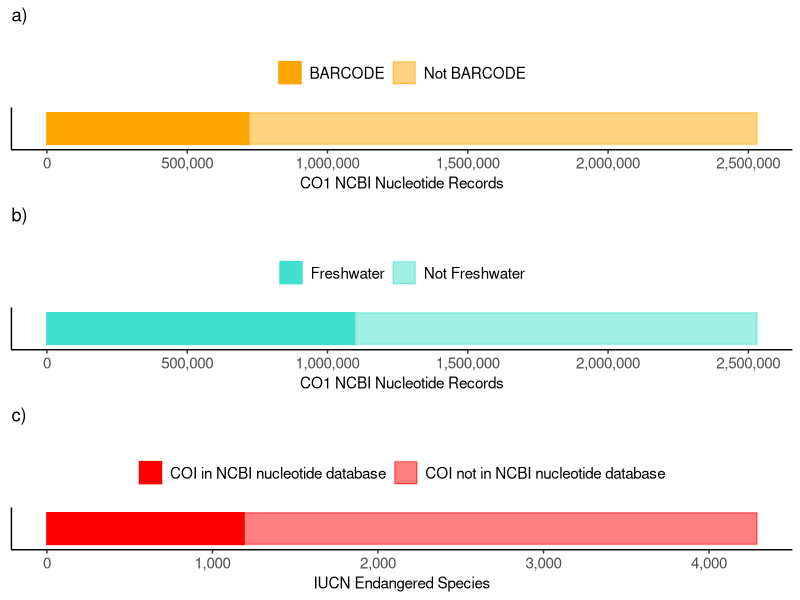

Recreate this plot in R.
library(ggplot2)
library(reshape2)
library(scales)
library(gridExtra)

#June 26, 2018 by Teresita M. Porter

# read in csv file
df <- read.csv("F3.csv", header=TRUE)

# keep just the rows for the first plot
df2 <- df[1,1:3]

# melt so ggplot can be used
df2.long <- melt(df2, id.vars="Facet")

# edit panel labels here
df2.long$variable <- factor(df2.long$variable,
                        levels=c("NonFacetNumRecords","FacetNumRecords"),
                        labels=c("Not BARCODE", "BARCODE"))

# keep just the rows for the second plot
df3 <- df[2,1:3]

# melt so ggplot can be used
df3.long <- melt(df3, id.vars="Facet")

# edit panel labels here
df3.long$variable <- factor(df3.long$variable,
                            levels=c("NonFacetNumRecords","FacetNumRecords"),
                            labels=c("Not Freshwater","Freshwater"))

# keep just the rows for the third plot
df4 <- df[3,1:3]

#melt so ggplot can be used
df4.long <- melt(df4, id.vars="Facet")

# edit panel labels here
df4.long$variable <- factor(df4.long$variable,
                             levels=c("NonFacetNumRecords","FacetNumRecords"),
                             labels=c("COI not in NCBI nucleotide database","COI in NCBI nucleotide database"))
df4.long$Facet <- factor(df4.long$Facet,
                             levels=c("ENspecies"),
                             labels=c("Endangered"))

lightorange <- adjustcolor("orange", alpha.f=0.5)

F3a <- ggplot(data=df2.long, aes(Facet, fill=variable, color=variable)) +
  geom_bar(aes(weight=value)) +
  coord_flip() +
  ggtitle("a)\n") +
  theme_bw() +
  theme(panel.border = element_blank(),
        panel.background = element_blank(),
        panel.grid.major = element_blank(), 
        panel.grid.minor = element_blank(),
        axis.line = element_line(colour = "black"),
        axis.title = element_text(size=11),
        axis.text = element_text(size=11),
        axis.ticks.y = element_blank(),
        axis.text.y = element_blank(),
		    axis.title.y = element_blank(),
        legend.position = "top",
        legend.title = element_blank(),
        legend.text = element_text(size=11)) +
  guides(col = guide_legend(reverse=TRUE),
         fill = guide_legend(reverse=TRUE)) +
  scale_y_continuous(label=comma) +
  scale_fill_manual(values=c(lightorange,"orange")) +
  scale_color_manual(values=c(lightorange,"orange")) +
  ylab("CO1 NCBI Nucleotide Records")

lightturquoise <- adjustcolor("turquoise", alpha.f=0.5)

F3b <- ggplot(data=df3.long, aes(Facet, fill=variable, color=variable)) +
  geom_bar(aes(weight=value)) +
  coord_flip() +
  ggtitle("b)\n") +
  theme_bw() +
  theme(panel.border = element_blank(),
        panel.background = element_blank(),
        panel.grid.major = element_blank(), 
        panel.grid.minor = element_blank(),
        axis.line = element_line(colour = "black"),
        axis.title = element_text(size=11),
        axis.text = element_text(size=11),
        axis.ticks.y = element_blank(),
        axis.text.y = element_blank(),
		    axis.title.y = element_blank(),
        legend.position = "top",
        legend.title = element_blank(),
        legend.text = element_text(size=11)) +
  guides(col = guide_legend(reverse=TRUE),
         fill = guide_legend(reverse=TRUE)) +
  scale_y_continuous(label=comma) +
  scale_fill_manual(values=c(lightturquoise,"turquoise")) +
  scale_color_manual(values=c(lightturquoise,"turquoise")) +
  ylab("CO1 NCBI Nucleotide Records")

lightred <- adjustcolor("red", alpha.f=0.5)

F3c <- ggplot(data=df4.long, aes(Facet, fill=variable, color=variable)) +
  geom_bar(aes(weight=value)) +
  coord_flip() +
  ggtitle("c)\n") +
  theme_bw() +
  theme(panel.border = element_blank(),
        panel.background = element_blank(),
        panel.grid.major = element_blank(), 
        panel.grid.minor = element_blank(),
        axis.line = element_line(colour = "black"),
        axis.title = element_text(size=11),
        axis.text = element_text(size=11),
        axis.ticks.y = element_blank(),
        axis.text.y = element_blank(),
		    axis.title.y = element_blank(),
        legend.position = "top",
        legend.title = element_blank(),
        legend.text = element_text(size=11)) +
  guides(col = guide_legend(reverse=TRUE),
         fill = guide_legend(reverse=TRUE)) +
  scale_y_continuous(label=comma) +
  scale_fill_manual(values=c(lightred,"red")) +
  scale_color_manual(values=c(lightred,"red")) +
  ylab("IUCN Endangered Species")

pdf("Fig3.pdf") 
grid.arrange(F3a, F3b, F3c, ncol=1)
dev.off()
